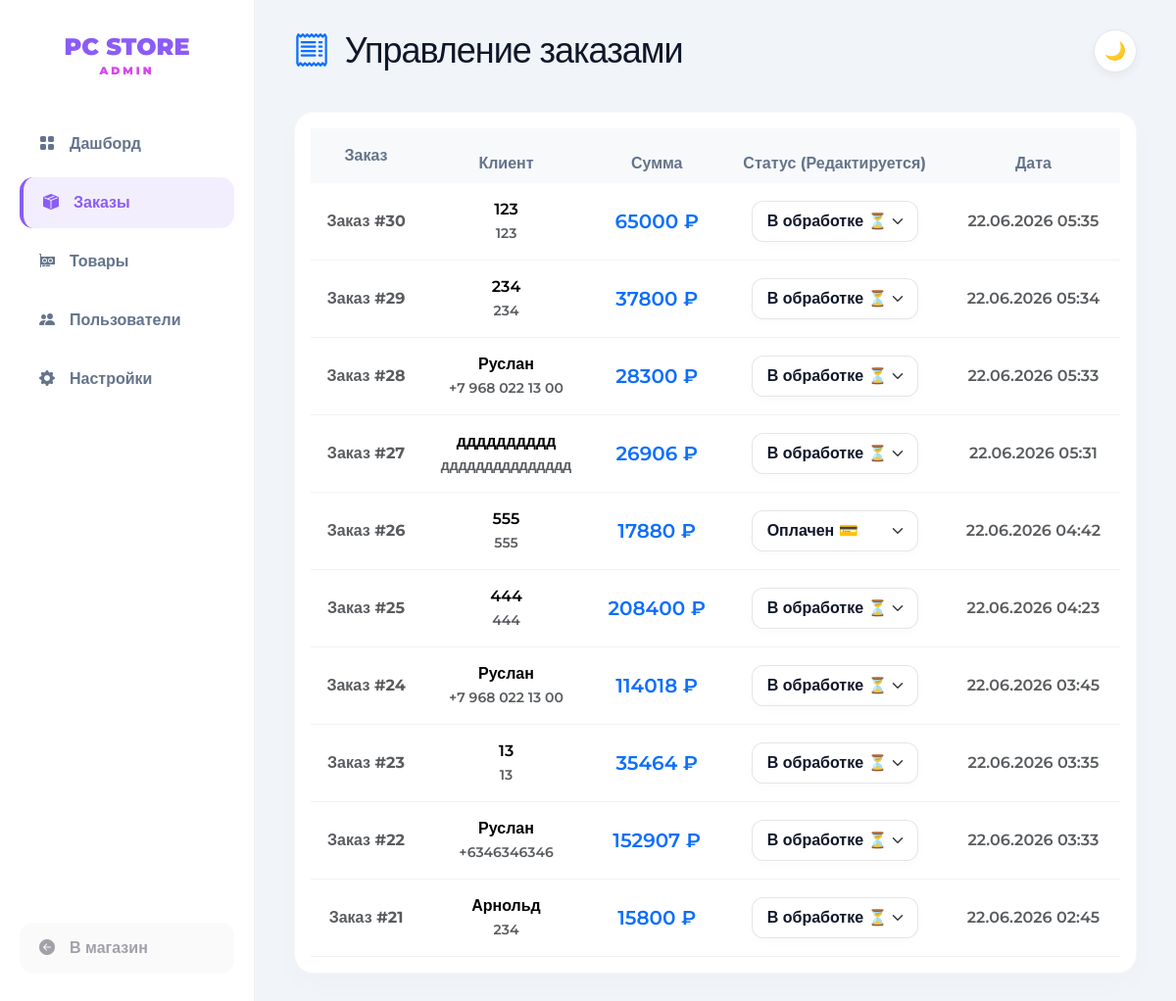
Page /admin-dashboard/orders/ (signed in) on the earlier database version.
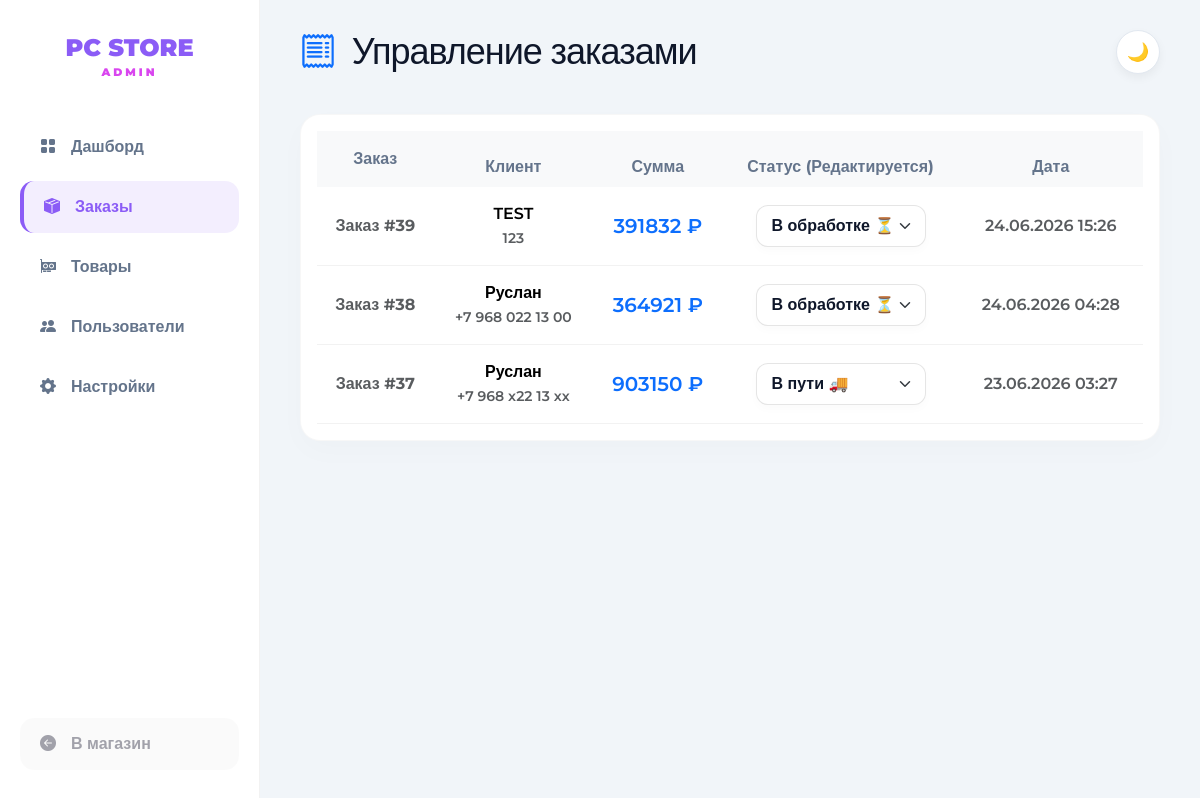
Same page on the later database version.
### shop/models.py (models this page shows, shortened)
class Order(models.Model):
    STATUS_CHOICES = (
        ('new', 'Новый'), ('processing', 'В сборке'), ('paid', 'Оплачен'),
        ('shipped', 'В пути'), ('done', 'Получен'), ('canceled', 'Отменен')
    )
    user = models.ForeignKey(User, on_delete=models.CASCADE, verbose_name="Пользователь")
    status = models.CharField(max_length=20, choices=STATUS_CHOICES, default='new', verbose_name="Статус заказа")
    total_price = models.DecimalField(max_digits=10, decimal_places=2, default=0, verbose_name="Сумма")
    first_name = models.CharField(max_length=50, blank=True, null=True, verbose_name="Имя")
    last_name = models.CharField(max_length=50, blank=True, null=True, verbose_name="Фамилия")
    phone = models.CharField(max_length=20, blank=True, null=True, verbose_name="Телефон")
    delivery_type = models.CharField(max_length=50, blank=True, null=True, verbose_name="Тип доставки")
    address = models.CharField(max_length=255, blank=True, null=True, verbose_name="Адрес")
    email = models.EmailField(blank=True, null=True, verbose_name="Email")
    comment = models.TextField(blank=True, null=True, verbose_name="Комментарий")
    promo_code = models.CharField(max_length=50, blank=True, null=True, verbose_name="Промокод")
    created_at = models.DateTimeField(auto_now_add=True, verbose_name="Дата создания")
    class Meta:
        verbose_name = "Заказ"
        verbose_name_plural = "Заказы"
        ordering = ['-created_at']

### shop/views.py (the view)
# urls.py: path('admin-dashboard/orders/', views.admin_orders, name='admin_orders'),
@login_required
@user_passes_test(is_admin)
def admin_orders(request):
    return render(request, "admin_dashboard/orders.html", {"orders": Order.objects.all().order_by("-id")})

### shop/views.py (called while the page is built)
def is_admin(user):
    return user.is_authenticated and user.is_staff

### templates/admin_dashboard/orders.html (shortened to what this page needs)
<!DOCTYPE html>
<html lang="ru">
<head>
<link href="https://cdn.jsdelivr.net/npm/bootstrap@5.3.3/dist/css/bootstrap.min.css" rel="stylesheet">
<link rel="stylesheet" href="https://cdn.jsdelivr.net/npm/bootstrap-icons@1.11.1/font/bootstrap-icons.css">
</head>
<body>
<aside class="sidebar">
    <a href="#" class="brand">PC STORE<span>ADMIN</span></a>
    <ul class="nav-menu">
        <li><a href="{% url 'admin_dashboard' %}" class="nav-link"><i class="bi bi-grid-fill"></i> Дашборд</a></li>
        <li><a href="{% url 'admin_orders' %}" class="nav-link active"><i class="bi bi-box-seam-fill"></i> Заказы</a></li>
        <li><a href="{% url 'admin_products' %}" class="nav-link"><i class="bi bi-gpu-card"></i> Товары</a></li>
        <li><a href="{% url 'admin_users' %}" class="nav-link"><i class="bi bi-people-fill"></i> Пользователи</a></li>
        <li><a href="{% url 'admin_settings' %}" class="nav-link"><i class="bi bi-gear-fill"></i> Настройки</a></li>
    </ul>
    <a href="{% url 'home' %}" class="nav-link logout-btn"><i class="bi bi-arrow-left-circle-fill"></i> В магазин</a>
</aside>
<main class="main-wrapper">
    <div class="top-bar">
        <h1 class="fw-black m-0" style="font-size: 36px; letter-spacing: -1px;"><i class="bi bi-receipt text-primary me-2"></i> Управление заказами</h1>
        <button id="theme-toggle" class="btn-theme">🌙</button>
    </div>
    <div class="bento-card p-0 overflow-hidden">
        <div class="table-responsive p-3">
            <table class="table align-middle text-center mb-0">
                <thead class="table-light"><tr><th class="py-3">Заказ</th><th>Клиент</th><th>Сумма</th><th>Статус (Редактируется)</th><th>Дата</th></tr></thead>
                <tbody>
                    {% for order in orders %}
                    <tr>
                        <td class="fw-bold text-muted">Заказ #{{ order.id }}</td>
                        <td>{{ order.first_name }}<br><span class="small text-muted">{{ order.phone }}</span></td>
                        <td class="fw-black text-primary fs-5">{{ order.total_price|floatformat:0 }} ₽</td>
                        <td>
                            <select class="form-select status-select mx-auto" style="width: auto;" onchange="updateStatus({{ order.id }}, this.value)">
                                <option value="new" {% if order.status == 'new' %}selected{% endif %}>В обработке ⏳</option>
                                <option value="paid" {% if order.status == 'paid' %}selected{% endif %}>Оплачен 💳</option>
                                <option value="shipped" {% if order.status == 'shipped' %}selected{% endif %}>В пути 🚚</option>
                            </select>
                        </td>
                        <td class="text-muted">{{ order.created_at|date:"d.m.Y H:i" }}</td>
                    </tr>
                    {% empty %}
                    <tr><td colspan="5" class="py-5 text-muted fw-bold">Заказов пока нет</td></tr>
                    {% endfor %}
                </tbody>
            </table>
        </div>
    </div>
</main>
<div class="toast-container position-fixed bottom-0 end-0 p-4"></div>
</body>
</html>

Differences in the rows shown:
removed Order: id "30", first_name "123", phone "123", total_price "65000", status+id "В обработке ⏳", created_at "22.06.2026 05:35"
removed Order: id "29", first_name "234", phone "234", total_price "37800", status+id "В обработке ⏳", created_at "22.06.2026 05:34"
removed Order: id "28", first_name "Руслан", phone "+7 968 022 13 00", total_price "28300", status+id "В обработке ⏳", created_at "22.06.2026 05:33"
removed Order: id "27", first_name "дддддддддд", phone "ддддддддддддддд", total_price "26906", status+id "В обработке ⏳", created_at "22.06.2026 05:31"
removed Order: id "26", first_name "555", phone "555", total_price "17880", status+id "Оплачен 💳", created_at "22.06.2026 04:42"
removed Order: id "25", first_name "444", phone "444", total_price "208400", status+id "В обработке ⏳", created_at "22.06.2026 04:23"
removed Order: id "24", first_name "Руслан", phone "+7 968 022 13 00", total_price "114018", status+id "В обработке ⏳", created_at "22.06.2026 03:45"
removed Order: id "23", first_name "13", phone "13", total_price "35464", status+id "В обработке ⏳", created_at "22.06.2026 03:35"
removed Order: id "22", first_name "Руслан", phone "+6346346346", total_price "152907", status+id "В обработке ⏳", created_at "22.06.2026 03:33"
removed Order: id "21", first_name "Арнольд", phone "234", total_price "15800", status+id "В обработке ⏳", created_at "22.06.2026 02:45"
added Order: id "39", first_name "TEST", phone "123", total_price "391832", status+id "В обработке ⏳", created_at "24.06.2026 15:26"
added Order: id "38", first_name "Руслан", phone "+7 968 022 13 00", total_price "364921", status+id "В обработке ⏳", created_at "24.06.2026 04:28"
added Order: id "37", first_name "Руслан", phone "+7 968 x22 13 xx", total_price "903150", status+id "В пути 🚚", created_at "23.06.2026 03:27"
